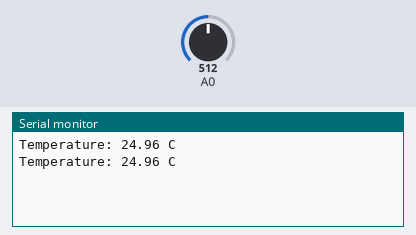
A sketch run on a simulated Arduino Uno, built with avr-gcc and run on an emulated ATmega328P. Shown: the last lines printed to the serial monitor. The test bench sets the inputs (shaded band); at power-on: A0 = 512.

Above: at 1.8 s.
1.9 s: A0 set to 716
At 2.8 s:
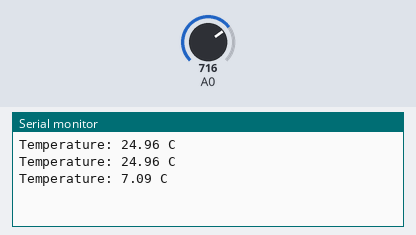
3.4 s: A0 set to 900
At 4.4 s:
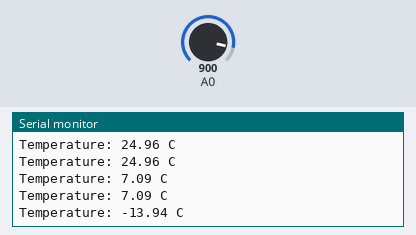
Timing chart, 0 to 6.4 s (numbered marks = the images above; inputs shaded):
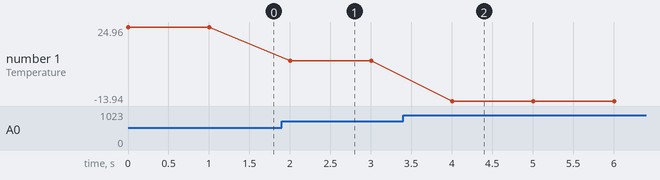

Measured:
- after the input at 1.9 s, the serial monitor: prints a new line after 0.10 s (image 1)
- after the input at 3.4 s, the serial monitor: prints a new line after 0.60 s (image 2)
- plotted number 1: 24.96 → 7.09 after the input at 1.9 s, 7.09 → -13.94 after the input at 3.4 s

The sketch:

MCP9700.ino
```cpp
int tempRaw = analogRead(A0);
double voltage = (tempRaw * 5.0) / 1023.0;
double temp = (voltage - 0.5) * 100.0;
```

thermistor.ino
```cpp
// ถ้าจะใช้ห้ามลืมต่อตัวต้านทาน 10k
// ต่อ vcc(r) (analog(r) gnd)

#include <math.h>
void setup() {
  Serial.begin(9600);

}

void loop() {
  int adc = analogRead(A0);

  float R = 10000.0 * adc / (1023.0 - adc);

  float temp = 1.0 / (log(R / 10000.0) / 3950.0 + 1.0 / 298.15) - 273.15;

  Serial.print("Temperature: ");
  Serial.print(temp);
  Serial.println(" C");

  delay(1000);
}
```
